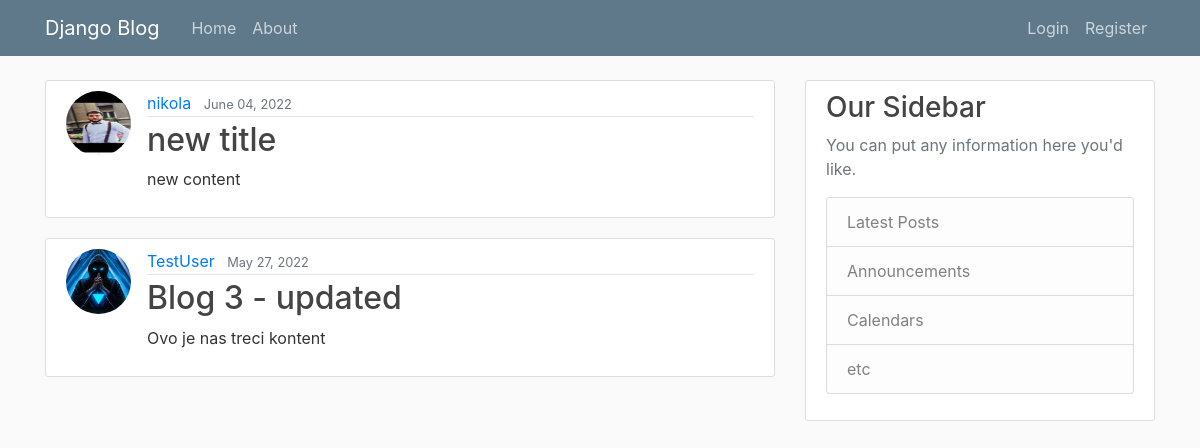
Before: / with the older database file.
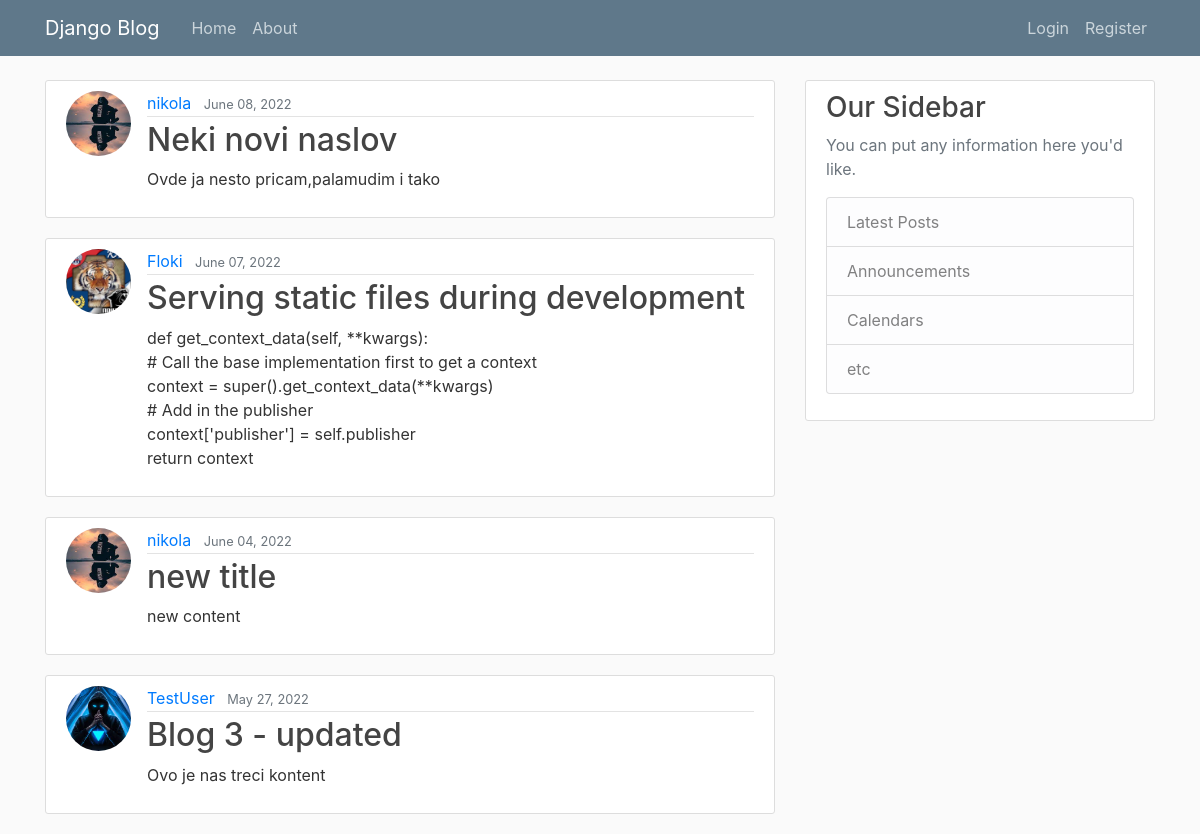
After: the same page with the newer database file.
### blog/models.py (models this page shows, shortened)
class Post(models.Model):
    title = models.CharField(max_length=100)
    content = models.TextField()
    date_posted = models.DateTimeField(default=timezone.now)
    author = models.ForeignKey(User, on_delete=models.CASCADE)

### users/models.py (models this page shows, shortened)
class Profile(models.Model):
    user = models.OneToOneField(User, on_delete=models.CASCADE)
    image = models.ImageField(default='default.jpg', upload_to='profile_pics')

### blog/views.py (the view)
# urls.py: path('', PostListView.as_view(), name='blog-home'),
class PostListView(ListView):
    model = Post
    template_name = 'blog/home.html'  # <app>/<model>_<viewtype>.html
    context_object_name = 'posts'
    ordering = ['-date_posted']

### blog/templates/blog/home.html
{% extends 'blog/base.html' %}
{% block content %}
    {% for post in posts %}
        <article class="media content-section">
            <img class="rounded-circle article-img"src="{{ post.author.profile.image.url }}">
            <div class="media-body">
            <div class="article-metadata">
                <a class="mr-2" href="#">{{ post.author }}</a>
                <small class="text-muted">{{ post.date_posted|date:"F d, Y" }}</small>
            </div>
            <h2><a class="article-title" href="{% url 'post-detail' post.id %}">{{ post.title }}</a></h2>
            <p class="article-content">{{ post.content }}</p>
            </div>
        </article>
    {% endfor %}
{% endblock content %}

### blog/templates/blog/base.html (shortened to what this page needs)
{% load static %}
<!DOCTYPE html>
<html>
<head>
    <link rel="stylesheet" href="https://cdn.jsdelivr.net/npm/bootstrap@4.0.0/dist/css/bootstrap.min.css">
    <link rel="stylesheet" type="text/css" href="{% static 'blog/main.css' %}">
</head>
<body>
    <header class="site-header">
        <nav class="navbar navbar-expand-md navbar-dark bg-steel fixed-top">
          <div class="container">
            <a class="navbar-brand mr-4" href="{% url 'blog-home' %}">Django Blog</a>
            <div class="collapse navbar-collapse" id="navbarToggle">
              <div class="navbar-nav mr-auto">
                <a class="nav-item nav-link" href="{% url 'blog-home' %}">Home</a>
                <a class="nav-item nav-link" href="{% url 'blog-about' %}">About</a>
              </div>
              <div class="navbar-nav">
                {% if user.is_authenticated %}
                <a class="nav-item nav-link" href="{% url 'post-create' %}">New Post</a>
                <a class="nav-item nav-link" href="{% url 'profile' %}">Profile</a>
                <a class="nav-item nav-link" href="{% url 'logout' %}">Logout</a>
                {% else %}
                <a class="nav-item nav-link" href="{% url 'login' %}">Login</a>
                <a class="nav-item nav-link" href="{% url 'register' %}">Register</a>
                {% endif %}
              </div>
            </div>
          </div>
        </nav>
      </header>
      <main role="main" class="container">
        <div class="row">
          <div class="col-md-8">
            {% block content %}{% endblock %}
          </div>
          <div class="col-md-4">
            <div class="content-section">
              <h3>Our Sidebar</h3>
              <p class='text-muted'>You can put any information here you'd like.
                <ul class="list-group">
                  <li class="list-group-item list-group-item-light">Latest Posts</li>
                  <li class="list-group-item list-group-item-light">Announcements</li>
                  <li class="list-group-item list-group-item-light">Calendars</li>
                  <li class="list-group-item list-group-item-light">etc</li>
                </ul>
              </p>
            </div>
          </div>
        </div>
      </main>
</body>
</html>

### blog/static/blog/main.css (style rules this page uses)
body { background: #fafafa; color: #333333; margin-top: 5rem; }
h1, h2, h3, h4, h5, h6 { color: #444444; }
ul { margin: 0; }
.bg-steel { background-color: #5f788a; }
.site-header .navbar-nav .nav-link { color: #cbd5db; }
.content-section { background: #ffffff; padding: 10px 20px; border: 1px solid #dddddd; border-radius: 3px; margin-bottom: 20px; }
.article-title { color: #444444; }
.article-content { white-space: pre-line; }
.article-img { height: 65px; width: 65px; margin-right: 16px; }
.article-metadata { padding-bottom: 1px; margin-bottom: 4px; border-bottom: 1px solid #e3e3e3 }

Changed rows visible on the page:
added Post: author.profile.image (picture), author "nikola", date_posted "June 08, 2022", title "Neki novi naslov", content "Ovde ja nesto pricam,palamudim i tako"
added Post: author.profile.image (picture), author "Floki", date_posted "June 07, 2022", title "Serving static files during development", content "def get_context_data(self, **kwargs): # Call the base implementation first to get a context context = super().get_context_data(**kwargs) # Add in the publisher context['publisher'] = self.publisher return context"
changed through a linked row, Post "new title": author.profile.image: a different picture
